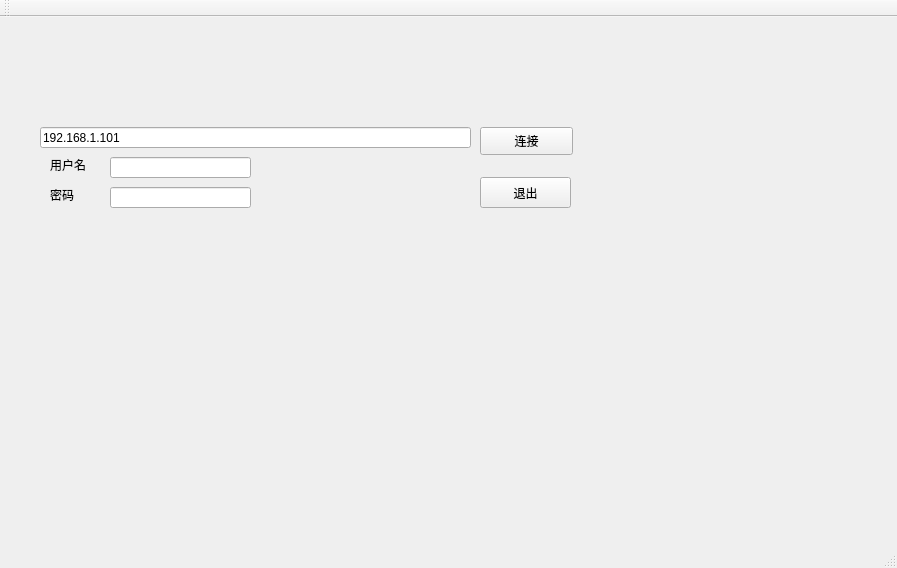
<?xml version="1.0" encoding="UTF-8"?>
<ui version="4.0">
 <class>MainWindow</class>
 <widget class="QMainWindow" name="MainWindow">
  <property name="geometry">
   <rect>
    <x>0</x>
    <y>0</y>
    <width>897</width>
    <height>568</height>
   </rect>
  </property>
  <property name="windowTitle">
   <string>MainWindow</string>
  </property>
  <widget class="QWidget" name="centralWidget">
   <widget class="QLineEdit" name="ipline">
    <property name="geometry">
     <rect>
      <x>40</x>
      <y>110</y>
      <width>431</width>
      <height>21</height>
     </rect>
    </property>
    <property name="text">
     <string>192.168.1.101</string>
    </property>
   </widget>
   <widget class="QPushButton" name="linkButton">
    <property name="geometry">
     <rect>
      <x>480</x>
      <y>110</y>
      <width>93</width>
      <height>28</height>
     </rect>
    </property>
    <property name="text">
     <string>连接</string>
    </property>
   </widget>
   <widget class="QPushButton" name="exitButton">
    <property name="geometry">
     <rect>
      <x>480</x>
      <y>160</y>
      <width>91</width>
      <height>31</height>
     </rect>
    </property>
    <property name="text">
     <string>退出</string>
    </property>
   </widget>
   <widget class="QLineEdit" name="nameline">
    <property name="geometry">
     <rect>
      <x>110</x>
      <y>140</y>
      <width>141</width>
      <height>21</height>
     </rect>
    </property>
    <property name="text">
     <string/>
    </property>
   </widget>
   <widget class="QLineEdit" name="pwline">
    <property name="geometry">
     <rect>
      <x>110</x>
      <y>170</y>
      <width>141</width>
      <height>21</height>
     </rect>
    </property>
    <property name="text">
     <string/>
    </property>
   </widget>
   <widget class="QLabel" name="label">
    <property name="geometry">
     <rect>
      <x>50</x>
      <y>140</y>
      <width>72</width>
      <height>15</height>
     </rect>
    </property>
    <property name="text">
     <string>用户名</string>
    </property>
   </widget>
   <widget class="QLabel" name="label_2">
    <property name="geometry">
     <rect>
      <x>50</x>
      <y>170</y>
      <width>72</width>
      <height>15</height>
     </rect>
    </property>
    <property name="text">
     <string>密码</string>
    </property>
   </widget>
  </widget>
  <widget class="QMenuBar" name="menuBar">
   <property name="geometry">
    <rect>
     <x>0</x>
     <y>0</y>
     <width>897</width>
     <height>26</height>
    </rect>
   </property>
  </widget>
  <widget class="QToolBar" name="mainToolBar">
   <attribute name="toolBarArea">
    <enum>TopToolBarArea</enum>
   </attribute>
   <attribute name="toolBarBreak">
    <bool>false</bool>
   </attribute>
  </widget>
  <widget class="QStatusBar" name="statusBar"/>
 </widget>
 <layoutdefault spacing="6" margin="11"/>
 <resources/>
 <connections/>
</ui>
